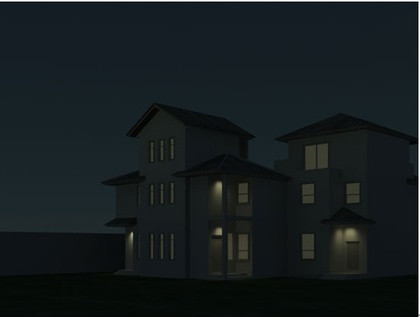
%> input picture Program/Fuzzy_sets/Test.jpg, 420 x 317 px, shrunk from 552 x 416 before the run
$ octave test1.m   (GNU Octave 9; MATLAB toolbox functions it lacks are replaced by stand-ins)
%> lines starting %> are read from the running program, lines starting %| are printed output that depends on the picture
### Program/Fuzzy_sets/Membership_Degree_Parameter.m
function parameter=Membership_Degree_Parameter(point)
%输入参数说明：
%{
    point为一个n*2的矩阵，每一行代表一个点的位置参数，格式为：(x,y)
    n表示的是节点的个数（可以为2或3）
    2个点分别在隶属度函数的2个转折处，具体如下：
    ↑
    丨        A
    丨—————
    丨          \
    丨           \
    丨            \ B
    十————————————————→
    主要的作用：为计算隶属度函数的斜率和截距参数
%}
%输出参数说明：
%{
    parameter为一个n*2矩阵，每一行代表一段函数的参数,格式为:[k1,b1]，其中n表示有几段
    隶属度函数采用分段函数，且函数的形式采用：y=kx+b的形式，其中k和b为参数
%}
%初始化
[row,col]=size(point);
if col~=2
    errordlg('Please check the format of the input point!','Input Error');
end
parameter=zeros(row+1,2);
%---------------------------------------------------------------------------
%计算相应的参数
parameter(1,2)=point(1,2);
parameter(row+1,2)=point(row,2);
%当row==1的时候其实是不用下面的处理
if row ~= 1
    for n=2:row
        parameter(n,1)=(point(n,2)-point(n-1,2))/(point(n,1)-point(n-1,1));
        parameter(n,2)=point(n,2)-parameter(n,1)*point(n,1);
    end
end
end

### Program/Fuzzy_sets/PiecewiseFunction.m
function y=PiecewiseFunction(x,parameter,point)
%输入参数说明：
%{
    x:
        1.需要计算的输入值(现阶段只支持一个数)
    parameter：
        1.是分段函数的参数值,
        2.为一个(n+1)*2矩阵，每一行代表一段函数的参数,格式为:[k1,b1]
    point:(此处是要利用点的横坐标)
        1.为一个n*2的矩阵，每一行代表一个点的位置参数，格式为：(x,y)
        2.n表示的是节点的个数（可以为2或3）
%}
%输出参数说明：
%{
    y:利用分段函数进行计算的函数值
%}
flag=0;%一个标记
[row,~]=size(point);
for n=1:row
    if x<point(n)
        y=parameter(n,1)*x+parameter(n,2);
        flag=1;
        break;
    end
end

if flag==0
   y=parameter(row+1,1)*x+parameter(row+1,2);
end

end

### Program/Fuzzy_sets/test1.m
clc;
close all;
clear;
%------------------------------------------------------------------------
%这个程序是用来做模糊技术进行灰度变换的
src=imread('D:\Matlab_Program\MatlabPictureLearing\test1\Test.jpg');
%> src is the input picture: size 317x420x3 uint8; mean R, G, B 21.9, 29, 31.1
dst=rgb2gray(src);
figure(1);imshow(dst,[]);hold on;
title('原始灰度图');
%------------------------------------------------------------------------
I=imhist(dst);
%> I = 256 values, max 21113 at index 29, min 0 at index 156, mean 520.1
figure(2);bar(I);hold on;
xlim([0,256]);
title('原始直方图');
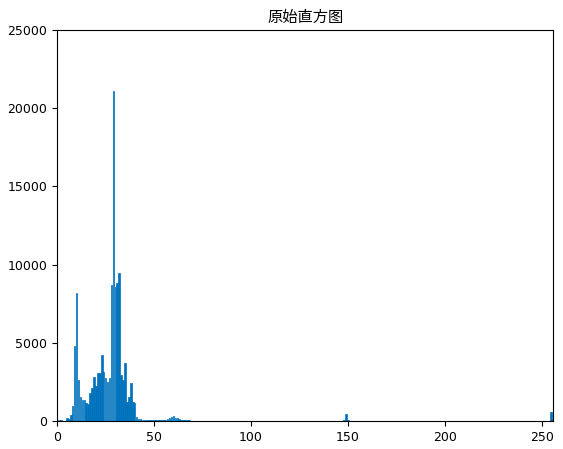
%> figure redrawn from the program's plot data; tallest bar 21113 high, from x = 28.6 to 29.4
%------------------------------------------------------------------------
%进行图像处理
%   直方图均衡化处理
dstF=histeq(dst);
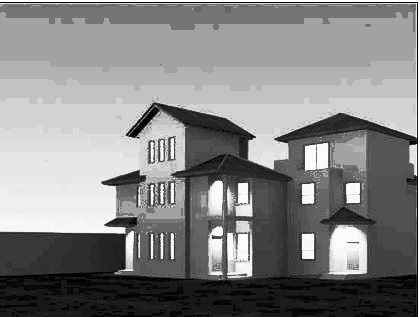
%> dstF: size 317x420 uint8; min 0, max 255, mean 132.9
figure(3);imshow(dstF);hold on;
title('直方图均衡化后');
IF=imhist(dstF);
%> IF = 256 values, max 21113 at index 163, min 0 at index 2, mean 520.1
figure(4);bar(IF);hold on;
xlim([0,256]);
title('均衡化后直方图');
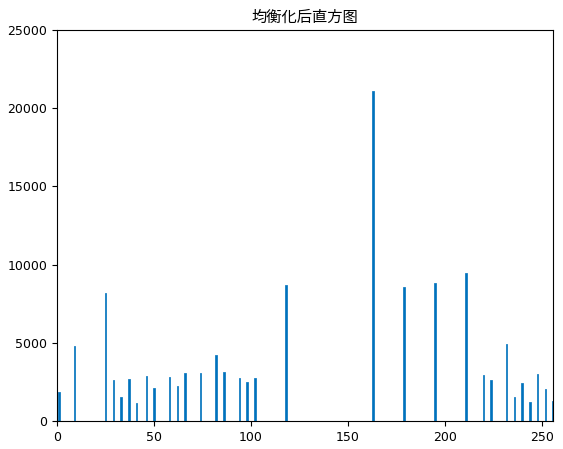
%> figure redrawn from the program's plot data; tallest bar 21113 high, from x = 162.6 to 163.4
%------------------------------------------------------------------------
%   模糊技术灰度变换
%模糊化的对比度增强过程为：
%----IF一个像素是暗的，THEN使它较暗
%----IF一个像素是灰的，THEN使它仍是灰的
%----IF一个像素是亮的，THEN使它较亮
%--------------------------------
%   先计算3条隶属度函数--并且画出来
%   已经测试完毕了
z0=0:1:255;
point_Dark=[4 , 1;
         34, 0;];
point_Gray=[4 , 0;
         34, 1;
         64, 0;];
point_Bright=[34, 0;
         64, 1;];
parameter_Dark=Membership_Degree_Parameter(point_Dark);
parameter_Gray=Membership_Degree_Parameter(point_Gray);
parameter_Bright=Membership_Degree_Parameter(point_Bright);
y_dark=0:1:255;
y_gray=0:1:255;
y_bright=0:1:255;
for n=1:256
    y_dark(n)=PiecewiseFunction(z0(n),parameter_Dark,point_Dark);
    y_gray(n)=PiecewiseFunction(z0(n),parameter_Gray,point_Gray);
    y_bright(n)=PiecewiseFunction(z0(n),parameter_Bright,point_Bright);
end
figure(5);
plot(z0,y_dark,'-b');hold on;
plot(z0,y_gray,'-r');hold on;
plot(z0,y_bright,'-k');hold on;
title('隶属函数');
xlim([0,256]);
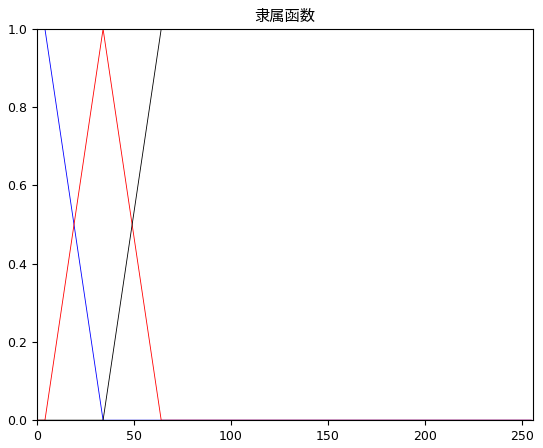
%> figure redrawn from the program's plot data; curve peaks at x = 0, y = 1; curve peaks at x = 34, y = 1; curve peaks at x = 64, y = 1
%-------------------------------
%设置输出单一值
v_dark=0;
v_gray=127;
v_bright=255;
%遍历图像计算输出
[row,col]=size(dst);
%> row = 317; col = 420
dstO=zeros(row,col);
for nx=1:row
    for ny=1:col
        temp_d=PiecewiseFunction(double(dst(nx,ny)),parameter_Dark,point_Dark);
        temp_g=PiecewiseFunction(double(dst(nx,ny)),parameter_Gray,point_Gray);
        temp_b=PiecewiseFunction(double(dst(nx,ny)),parameter_Bright,point_Bright);
        dstO(nx,ny)=(temp_d*v_dark+temp_g*v_gray+temp_b*v_bright)/(temp_d+temp_g+temp_b);
    end
end
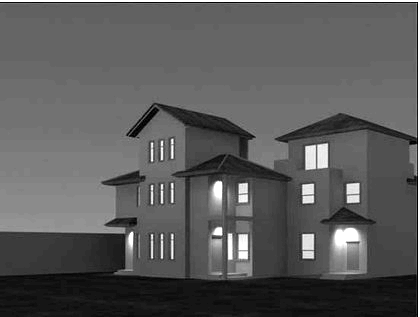
%> dstO: size 317x420 double; min 0, max 255, mean 91.1
figure(6);imshow(dstO,[]);hold on;
title('模糊技术处理后图像');
dstO2=mat2gray(dstO);
IO=imhist(dstO2);
%> IO = 256 values, max 21113 at index 103, min 0 at index 2, mean 520.1
figure(7);bar(IO);hold on;
xlim([0,256]);
title('模糊技术处理后直方图');
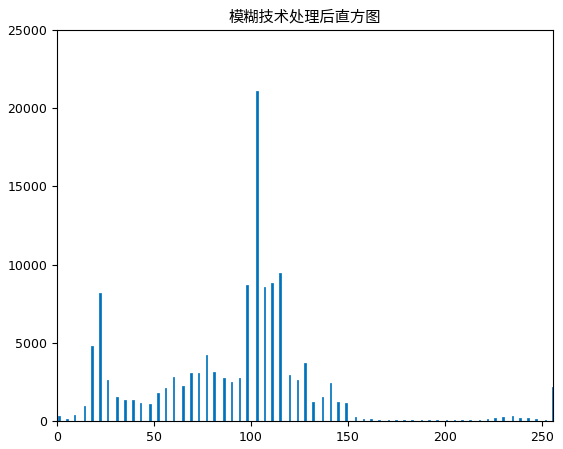
%> figure redrawn from the program's plot data; tallest bar 21113 high, from x = 102.6 to 103.4
%--------------
%确实是可以用的，效果很不错，就是有点慢
